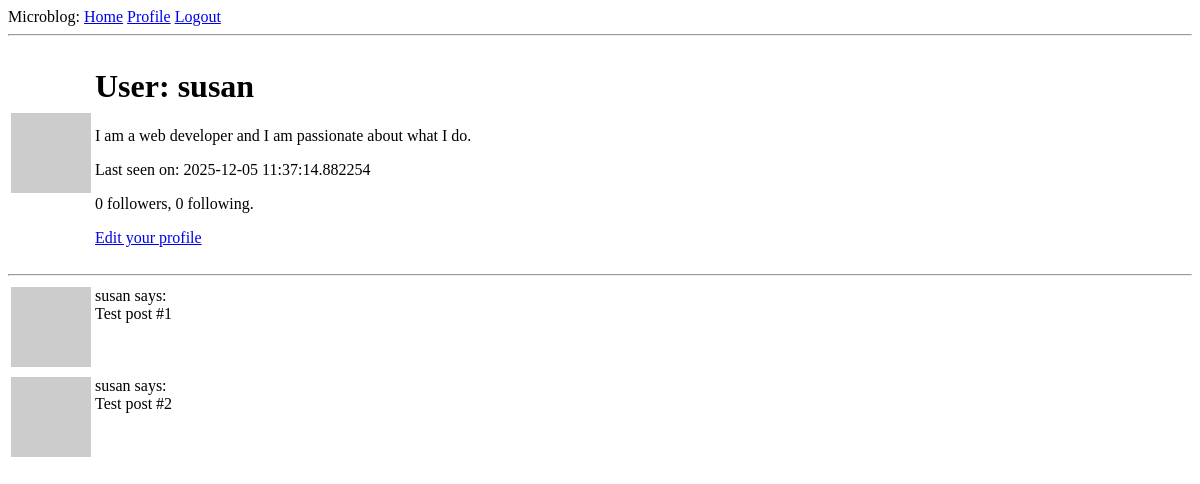
Before: /user/susan (signed in) with the older database file.
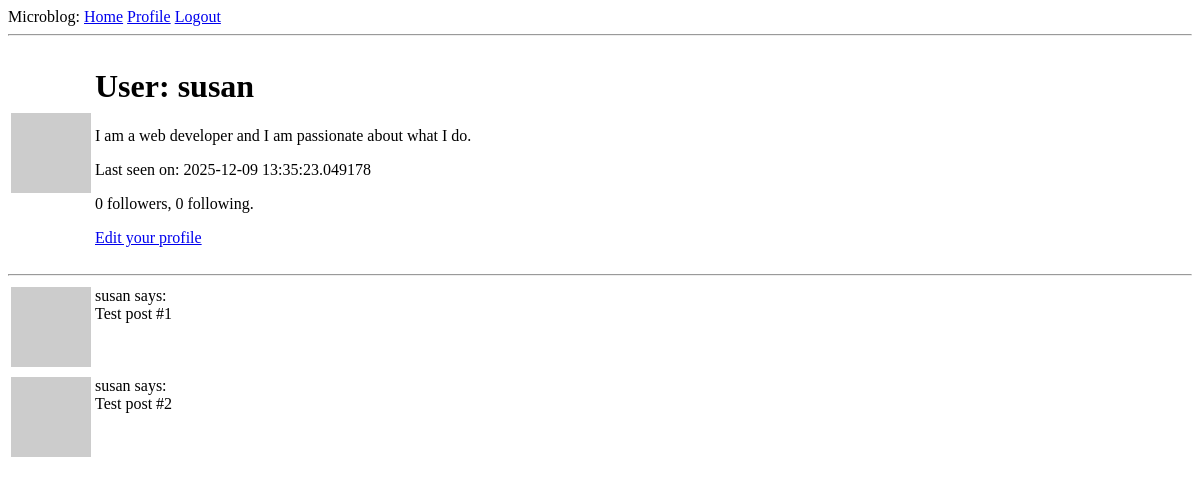
After: the same page with the newer database file.
### app/models.py (models this page shows, shortened)
class User(UserMixin, db.Model):
    id: so.Mapped[int] = so.mapped_column(primary_key=True)
    username: so.Mapped[str] = so.mapped_column(sa.String(64), index=True, unique=True)
    email: so.Mapped[str] = so.mapped_column(sa.String(120), index=True, unique=True)
    password_hash: so.Mapped[Optional[str]] = so.mapped_column(sa.String(256))
    posts: so.WriteOnlyMapped['Post'] = so.relationship(back_populates='author')
    about_me: so.Mapped[Optional[str]] = so.mapped_column(sa.String(140))
    last_seen: so.Mapped[Optional[datetime]] = so.mapped_column(default=lambda:datetime.now(timezone.utc))
    following: so.WriteOnlyMapped['User'] = so.relationship(
        secondary=followers,
        primaryjoin=(followers.c.follower_id == id),
        secondaryjoin=(followers.c.followed_id == id),
        back_populates='followers'
    )
    followers: so.WriteOnlyMapped['User'] = so.relationship(
        secondary=followers,
        primaryjoin=(followers.c.followed_id == id),
        secondaryjoin=(followers.c.follower_id == id),
        back_populates='following'
    )
    def avatar(self, size):
        digest = md5(self.email.lower().encode('utf-8')).hexdigest()
        return f'https://www.gravatar.com/avatar/{digest}?d=identicon&s={size}'
    def followers_count(self):
        query = sa.select(sa.func.count()).select_from(self.followers.select().subquery())
        return db.session.scalar(query)
    def following_count(self):
        query = sa.select(sa.func.count()).select_from(self.following.select().subquery())
        return db.session.scalar(query)

### app/routes.py (the view)
@app.route('/user/<username>')
@login_required
def user(username):
    user = db.first_or_404(sa.select(User).where(User.username == username))
    posts = [
        {'author': user, 'body': 'Test post #1'},
        {'author': user, 'body': 'Test post #2'}
    ]
    form = EmptyForm()
    return render_template('user.html', user=user, posts=posts, form=form)

### app/models.py (called while the page is built)
@login.user_loader
def load_user(id):
    return db.session.get(User, int(id))

### app/routes.py (called while the page is built)
@app.before_request
def before_request():
    if current_user.is_authenticated:
        current_user.last_seen = datetime.now(timezone.utc)
        db.session.commit()

### app/templates/user.html (shortened to what this page needs)
{% extends 'base.html' %}
{% block content %}
    <table>
        <tr valign=""top">
            <td><img src="{{ user.avatar(128) }}"></td>
            <td>
                <h1>User: {{ user.username }}</h1>
                {% if user.about_me %}<p>{{ user.about_me }}</p>{% endif %}
                {% if user.last_seen %}<p>Last seen on: {{ user.last_seen }}</p>{% endif %}
                <p>{{ user.followers_count() }} followers, {{ user.following_count() }} following.</p>
                {% if user == current_user %}
                <p><a href="{{ url_for('edit_profile') }}">Edit your profile</a></p>
                {% endif %}
            </td>
        </tr>
    </table>
    <hr>
    {% for post in posts %}
        {% include '_post.html' %}
    {% endfor %}
{% endblock %}

### app/templates/base.html (shortened to what this page needs)
<!doctype html>
<html>
    <head>
    </head>
    <body>
        <div>
            Microblog:
            <a href="{{ url_for('index') }}">Home</a>
            {% if current_user.is_anonymous %}
            <a href="{{ url_for('login') }}">Login</a>
            {% else %}
            <a href="{{ url_for('user', username=current_user.username) }}">Profile</a>
            <a href="{{ url_for('logout') }}">Logout</a>
            {% endif %}
        </div>
        <hr>
        {% block content %}{% endblock %}
    </body>
</html>

### app/templates/_post.html
    <table>
        <tr valign="top">
            <td><img src="{{ post.author.avatar(36) }}"></td>
            <td>{{ post.author.username }} says:<br>{{ post.body }}</td>
        </tr>
    </table>

Changed rows visible on the page:
changed User "susan": last_seen "2025-12-05 11:37:14.882254" → "2025-12-09 13:35:23.049178"
